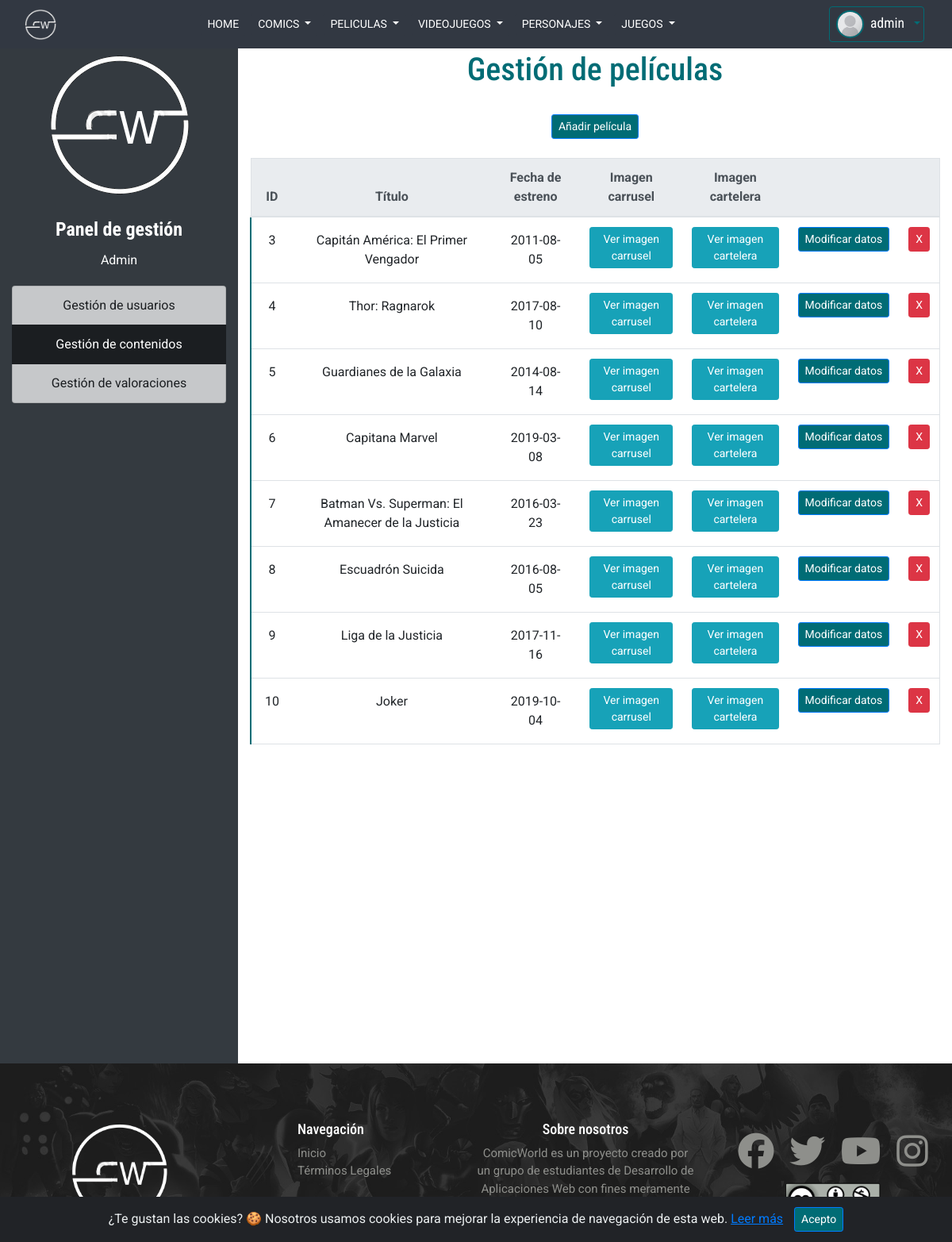
Page /ProyectoDIW/backendContenido.php (signed in) on the committed database.
### tables this page shows
CREATE TABLE `usuario` (
  `id` int(11) NOT NULL,
  `username` varchar(200) NOT NULL,
  `password` varchar(200) NOT NULL,
  `nombre` varchar(200) NOT NULL,
  `apellido1` varchar(200) NOT NULL,
  `apellido2` varchar(200) DEFAULT NULL,
  `correo` varchar(200) NOT NULL,
  `fecha_nacimiento` date NOT NULL,
  `pais` varchar(200) NOT NULL,
  `codigo_postal` varchar(200) NOT NULL,
  `telefono` varchar(200) NOT NULL,
  `rol` varchar(200) NOT NULL,
  `usuario_google` tinyint(1) NOT NULL DEFAULT 0,
  `img_perfil` varchar(300) NOT NULL DEFAULT 'assets/img/usuarios/default_profile.jpg'
);

CREATE TABLE `pelicula` (
  `id` int(11) NOT NULL,
  `saga` varchar(200) NOT NULL,
  `titulo` varchar(200) NOT NULL,
  `fecha_estreno` date NOT NULL,
  `director` varchar(200) NOT NULL,
  `sinopsis` varchar(2000) NOT NULL,
  `img_carrusel` varchar(200) DEFAULT NULL,
  `img_cartelera` varchar(200) NOT NULL
);

### ProyectoDIW/models/controladores/ControladorUsuario.php (called while the page is built, shortened)
<?php
include_once 'models/entidades/Usuario.php';
class ControladorUsuario {
    public static function getUsuarioByID($id){
        $conexion=new Conexion();
        $resultado=$conexion->query("SELECT * FROM usuario WHERE id=$id");
        $registro=$resultado->fetch_object();
        $usuario=new Usuario($registro->username, $registro->password, $registro->nombre, $registro->apellido1, $registro->correo, $registro->fecha_nacimiento, $registro->pais, $registro->codigo_postal, $registro->telefono, $registro->rol, $registro->id, $registro->apellido2, $registro->usuario_google, $registro->img_perfil);
        return $usuario;
    }
}

### ProyectoDIW/includes/sesion.php (called while the page is built, shortened)
<?php
include_once 'models/controladores/ControladorUsuario.php';
if (isset($_SESSION['id_usuario'])){
    $usuario=ControladorUsuario::getUsuarioByID($_SESSION['id_usuario']);
}
?>

### ProyectoDIW/models/entidades/Usuario.php (called while the page is built, shortened)
<?php
class Usuario {
    public function __construct($username, $password, $nombre, $apellido1, $correo, $fecha_nacimiento, $pais, $codigo_postal, $telefono, $rol="usuario", $id=0, $apellido2="", $usuario_google=0, $img_perfil="assets/img/usuarios/default_profile.jpg") {
        $this->username=$username;
        $this->rol=$rol;
        $this->img_perfil=$img_perfil;
    }
}

### ProyectoDIW/models/entidades/Pelicula.php (called while the page is built, shortened)
<?php
class Pelicula {
    public function __construct($saga, $titulo, $fecha_estreno, $director, $sinopsis, $img_carrusel="", $img_cartelera="", $id=0) {
        $this->id=$id;
        $this->titulo=$titulo;
        $this->fecha_estreno=$fecha_estreno;
    }
}

### ProyectoDIW/models/controladores/ControladorPelicula.php (called while the page is built, shortened)
<?php
include_once 'models/entidades/Pelicula.php';
class ControladorPelicula {
    public static function getAllPeliculas(){
        $conexion=new Conexion();
        $peliculas=[];
        $resultados=$conexion->query("SELECT * FROM pelicula");
        while($registro=$resultados->fetch_object()){
            $pelicula=new Pelicula($registro->saga, $registro->titulo, $registro->fecha_estreno, $registro->director, $registro->sinopsis, $registro->img_carrusel, $registro->img_cartelera, $registro->id);
            $peliculas[]=$pelicula;
        }
        return $peliculas;
    }
}

### ProyectoDIW/includes/inclAdmin/componenteFilasPeliculas.php (the view, shortened to what this page needs)
<?php
function listarPeliculas($peliculas){
    if (count($peliculas)==0){?>
        <tr>
            <td class="text-center" colspan="6">
                <h5 class="font-weight-bold">No hay películas en la base de datos</h5>
            </td>
        </tr>
    <?php
    }
    else{
        foreach($peliculas as $peliculaFila){
            ?>
            <tr class="filaInformacionPerfil">
                <td><p id='id<?php echo $peliculaFila->id ?>'><?php echo $peliculaFila->id ?></p></td>
                <td>
                    <p id="<?php echo "nombre$peliculaFila->id" ?>"><?php echo $peliculaFila->titulo ?></p>
                </td>
                <td>
                    <p><?php echo $peliculaFila->fecha_estreno ?></p>
                </td>
                <td>
                    <button class="btnImgCarrusel btn btn-info btn-sm" >Ver imagen carrusel</button>
                </td>
                <td>
                    <button class="btnImgCartelera btn btn-info btn-sm" >Ver imagen cartelera</button>
                </td>
                <td>
                    <form action="editPelicula.php" method="POST">
                        <input type="submit" class="btn btn-primary btn-sm" value="Modificar datos" name="modificarPelicula">
                    </form>
                </td>
                <td>
                    <form action="#" method="POST" class="claseFormPelicula">
                        <input type="submit" name="eliminarPelicula" value="X" class="btn btn-danger btn-sm">
                    </form>
                </td>
            </tr>
            <?php
        }
    }
}

### ProyectoDIW/includes/menuNav.php (shortened to what this page needs)
<nav class="navbar fixed-top navbar-expand-lg navbar-fixed-top navbar-dark bg-success main-nav">
    <div class="container-fluid">
        <div class="navbar-header">
            <a href="index.php">
                <img src="assets/img/logo.png" alt="logo" height="40px" width="40px">
            </a>
        </div>
        <div class="collapse navbar-collapse" id="basicExampleNav">
            <ul class="nav navbar-nav mx-auto">
                <div class="nav-item dropdown">
                    <form action="index.php" method="GET">
                        <button class="btn btn-success bg-success btn-sm m-1 border-0" type="submit">HOME</button>
                    </form>
                </div>
                <div class="nav-item dropdown">
                    <button class="btn btn-success bg-success btn-sm dropdown-toggle m-1 border-0" type="button" id="dropdownMenuButton" data-toggle="dropdown" aria-haspopup="true" aria-expanded="false">
                        COMICS
                    </button>
                </div>
                <div class="nav-item dropdown">
                    <button class="btn btn-success bg-success btn-sm dropdown-toggle m-1 border-0" type="button" id="dropdownMenuButton" data-toggle="dropdown" aria-haspopup="true" aria-expanded="false">
                        PELICULAS
                    </button>
                </div>
                <div class="nav-item dropdown">
                    <button class="btn btn-success bg-success btn-sm dropdown-toggle m-1 border-0" type="button" id="dropdownMenuButton" data-toggle="dropdown" aria-haspopup="true" aria-expanded="false">
                        VIDEOJUEGOS
                    </button>
                </div>
                <div class="nav-item dropdown">
                    <button class="btn btn-success bg-success btn-sm dropdown-toggle m-1 border-0" type="button" id="dropdownMenuButton" data-toggle="dropdown" aria-haspopup="true" aria-expanded="false">
                        PERSONAJES
                    </button>
                </div>
                <div class="nav-item dropdown">
                    <button class="btn btn-success bg-success btn-sm dropdown-toggle m-1 border-0" type="button" id="dropdownMenuButton" data-toggle="dropdown" aria-haspopup="true" aria-expanded="false">
                        JUEGOS
                    </button>
                </div>
            </ul>
        </div>
        <?php if (isset($_SESSION['id_usuario'])){ ?>
            <div class="nav-item dropdown">
                <ul class="nav navbar-nav flex-row justify-content-between ml-auto">
                    <li id="dropdownLoginLI" class="dropdown order-1">
                        <button type="button" id="dropdownMenu1" data-toggle="dropdown" class="text-white ml-1 mr-1 btn btn-outline-primary dropdown-toggle p-1">
                            <span class="p-1"><img src="<?php echo $usuario->img_perfil ?>" class="rounded-circle mr-2 imgPerfilNav"><p class="d-inline m-0 nombreUsuarioNav"><?php echo $usuario->username?></p></span>
                        </button>
                    </li>
                </ul>
            </div>
            <?php } else { ?>
                <button class="btn float-right" data-toggle="modal" data-target="#exampleModal">
                    <i class="fas fa-user text-white"></i>
                </button>
            <?php } ?>
    </div>
</nav>
<div id="correctorBarra"></div>

### ProyectoDIW/includes/inclAdmin/backend_sidebar.php
<?php
function sidebar($usuario){
    ?>
    <div class="col-12 col-md-3 containerAlturaBackend bg-dark">
        <div class="row p-0">
            <div class="col-12 text-center p-4">
                <img class="img-fluid rounded-circle" src="assets/img/logo.png">
            </div>
            <div class="col-12">
                <h4 class="text-center text-white font-weight-bold">Panel de gestión</h4>
            </div>
            <div class="col-12">
                <p class="text-center text-white m-1"><?php echo ucfirst($usuario->rol) ?></p>
            </div>
        </div>
        <div class="row my-3">
            <div class="col-12">
                <div class="list-group text-center">
                    <?php
                    if ($usuario->rol=="admin"){
                    ?>
                        <a href="backendUsuario.php" class="list-group-item list-group-item-dark list-group-item-action <?php if (strpos($_SERVER['SCRIPT_NAME'], "backendUsuario.php" )!=false) echo "active" ?>">Gestión de usuarios</a>
                    <?php
                    }
                    ?>
                    <a href="backendContenido.php" class="list-group-item list-group-item-dark list-group-item-action <?php if (strpos($_SERVER['SCRIPT_NAME'], "backendContenido.php" )!=false) echo "active" ?>">Gestión de contenidos</a>
                    <?php
                    if ($usuario->rol=="admin"){
                    ?>
                        <a href="backendValoraciones.php" class="list-group-item list-group-item-dark list-group-item-action <?php if (strpos($_SERVER['SCRIPT_NAME'], "backendValoraciones.php" )!=false) echo "active" ?>">Gestión de valoraciones</a>
                    <?php
                    }
                    ?>
                </div>
            </div>
        </div>
    </div>
    <?php
}
?>

### rows in the picture
usuario: img_perfil (placeholder picture), username "admin", rol "Admin"
pelicula: id "3", titulo "Capitán América: El Primer Vengador", fecha_estreno "2011-08-05"
pelicula: id "4", titulo "Thor: Ragnarok", fecha_estreno "2017-08-10"
pelicula: id "5", titulo "Guardianes de la Galaxia", fecha_estreno "2014-08-14"
pelicula: id "6", titulo "Capitana Marvel", fecha_estreno "2019-03-08"
pelicula: id "7", titulo "Batman Vs. Superman: El Amanecer de la Justicia", fecha_estreno "2016-03-23"
pelicula: id "8", titulo "Escuadrón Suicida", fecha_estreno "2016-08-05"
pelicula: id "9", titulo "Liga de la Justicia", fecha_estreno "2017-11-16"
pelicula: id "10", titulo "Joker", fecha_estreno "2019-10-04"
